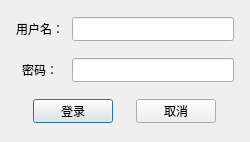
<?xml version="1.0" encoding="UTF-8"?>
<ui version="4.0">
 <class>UserLoginDlgClass</class>
 <widget class="QDialog" name="UserLoginDlgClass">
  <property name="geometry">
   <rect>
    <x>0</x>
    <y>0</y>
    <width>250</width>
    <height>142</height>
   </rect>
  </property>
  <property name="windowTitle">
   <string>UserLoginDlg</string>
  </property>
  <layout class="QVBoxLayout" name="verticalLayout">
   <property name="spacing">
    <number>16</number>
   </property>
   <property name="leftMargin">
    <number>16</number>
   </property>
   <property name="topMargin">
    <number>16</number>
   </property>
   <property name="rightMargin">
    <number>16</number>
   </property>
   <property name="bottomMargin">
    <number>16</number>
   </property>
   <item>
    <layout class="QHBoxLayout" name="horizontalLayout" stretch="0,1">
     <property name="spacing">
      <number>8</number>
     </property>
     <item>
      <widget class="QLabel" name="label">
       <property name="minimumSize">
        <size>
         <width>48</width>
         <height>24</height>
        </size>
       </property>
       <property name="maximumSize">
        <size>
         <width>48</width>
         <height>24</height>
        </size>
       </property>
       <property name="text">
        <string>用户名：</string>
       </property>
       <property name="alignment">
        <set>Qt::AlignCenter</set>
       </property>
      </widget>
     </item>
     <item>
      <widget class="QLineEdit" name="nameEdit">
       <property name="minimumSize">
        <size>
         <width>160</width>
         <height>24</height>
        </size>
       </property>
       <property name="maximumSize">
        <size>
         <width>16777215</width>
         <height>24</height>
        </size>
       </property>
      </widget>
     </item>
    </layout>
   </item>
   <item>
    <layout class="QHBoxLayout" name="horizontalLayout_2" stretch="0,1">
     <property name="spacing">
      <number>8</number>
     </property>
     <item>
      <widget class="QLabel" name="label_2">
       <property name="minimumSize">
        <size>
         <width>48</width>
         <height>24</height>
        </size>
       </property>
       <property name="maximumSize">
        <size>
         <width>48</width>
         <height>24</height>
        </size>
       </property>
       <property name="text">
        <string>密码：</string>
       </property>
       <property name="alignment">
        <set>Qt::AlignCenter</set>
       </property>
      </widget>
     </item>
     <item>
      <widget class="QLineEdit" name="passwordEdit">
       <property name="minimumSize">
        <size>
         <width>160</width>
         <height>24</height>
        </size>
       </property>
       <property name="maximumSize">
        <size>
         <width>16777215</width>
         <height>24</height>
        </size>
       </property>
      </widget>
     </item>
    </layout>
   </item>
   <item>
    <layout class="QHBoxLayout" name="horizontalLayout_3">
     <item>
      <widget class="QPushButton" name="loginBtn">
       <property name="minimumSize">
        <size>
         <width>80</width>
         <height>24</height>
        </size>
       </property>
       <property name="maximumSize">
        <size>
         <width>80</width>
         <height>24</height>
        </size>
       </property>
       <property name="text">
        <string>登录</string>
       </property>
      </widget>
     </item>
     <item>
      <widget class="QPushButton" name="cancelBtn">
       <property name="minimumSize">
        <size>
         <width>80</width>
         <height>24</height>
        </size>
       </property>
       <property name="maximumSize">
        <size>
         <width>80</width>
         <height>24</height>
        </size>
       </property>
       <property name="text">
        <string>取消</string>
       </property>
      </widget>
     </item>
    </layout>
   </item>
  </layout>
 </widget>
 <layoutdefault spacing="6" margin="11"/>
 <resources/>
 <connections/>
</ui>
